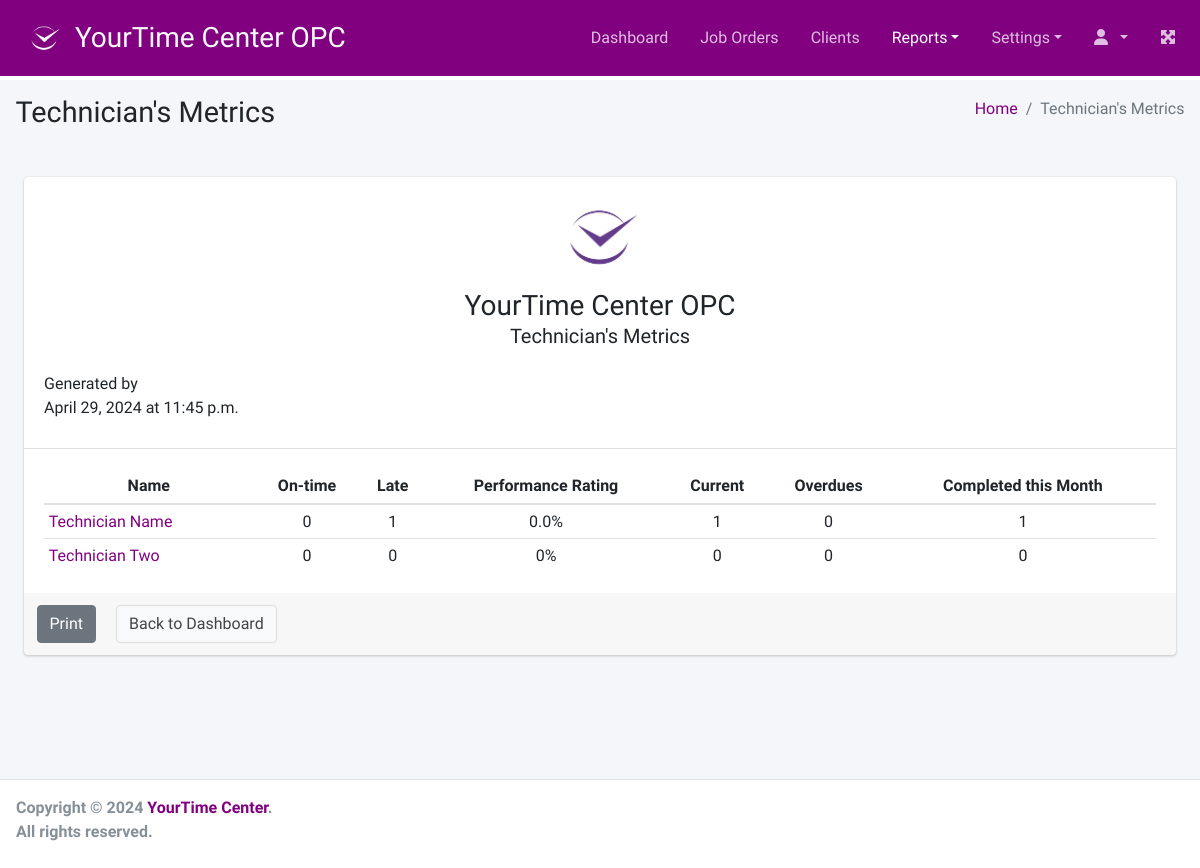
The page /reports/technicians on the database as committed earlier.
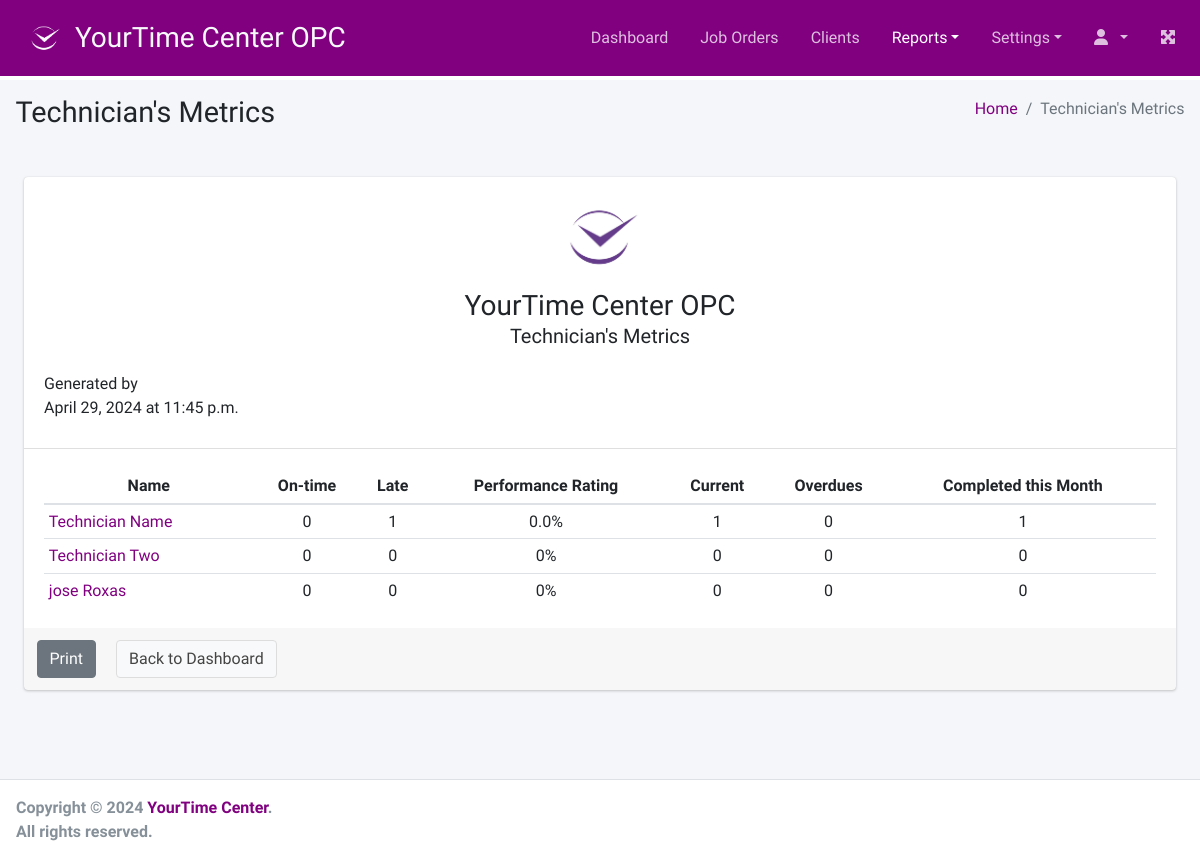
The same page on the database as committed later.
### access/models.py (models this page shows, shortened)
class Employee(models.Model):
    user = models.OneToOneField(User, on_delete=models.CASCADE)
    first_name = models.CharField(max_length=100)
    last_name = models.CharField(max_length=100)
    user_type = models.IntegerField(choices=userTypes)
    created_at = models.DateTimeField(auto_now_add=True)
    updated_at = models.DateTimeField(auto_now=True)
    is_active = models.BooleanField(default=True)
    objects = models.Manager()
    technicians = Technicians()
    def get_delivery_performance_rating(self):
        jo_ontime = JobOrder.closed_on_time.filter(
            assigned_technician=self).count()
        jo_overdue = JobOrder.closed_late.filter(
            assigned_technician=self).count()
        total = jo_ontime + jo_overdue
        return (jo_ontime / total) * 100 if total > 0 else 0
    def ontime_job_orders(self):
        return JobOrder.closed_on_time.filter(assigned_technician=self)
    def overdue_job_orders(self):
        return JobOrder.closed_late.filter(assigned_technician=self)
    def jo_completed_within_the_month(self):
        return JobOrder.objects.filter(assigned_technician=self, closed_at__month=timezone.localdate().month)
    def active_jo(self):
        return JobOrder.objects.filter(assigned_technician=self, closed_at=None)
    def active_overdue(self):
        return JobOrder.objects.filter(assigned_technician=self, closed_at=None, promise_date__lt=timezone.localdate())
    def __str__(self):
        return f'{self.first_name} {self.last_name}'

### report/views.py (the view)
# urls.py: path('technicians', views.technician_metrics, name='tech_metrics'),
def technician_metrics(request):
    technicians = Employee.technicians.all()
    context = {
        'technicians': technicians,
    }
    return render(request, 'report/tech_metrics.html', context=context)

### access/models.py (called while the page is built)
    def get_queryset(self):
        return super().get_queryset().filter(user_type=1).order_by('last_name').order_by('first_name')

### joborder/models.py (called while the page is built)
    def get_queryset(self):
        return super().get_queryset().filter(
            current_status__in=CLOSE_STATUSES).filter(
            closed_at__lte=F('promise_date')).order_by('-pk')

    def get_queryset(self):
        return super().get_queryset().filter(
            current_status__in=CLOSE_STATUSES).filter(
            closed_at__gt=F('promise_date')).order_by('-pk')

### templates/report/tech_metrics.html (shortened to what this page needs)
{% extends '../base.html' %}
{% load static %}
{% load humanize %}
{% load form_tags %}
{% block page_title %}Technician's Metrics{% endblock page_title %}
{% block breadcrumb %}
    <li class="breadcrumb-item"><a href="{% url 'dashboard' %}">Home</a></li>
    <li class="breadcrumb-item active">Technician's Metrics</li>
{% endblock breadcrumb %}
{% block main_content %}
    <div class="card m-4">
        <div class="card-header text-center">
            <img src="{% static 'img/logo-purple.jpg' %}" alt="YourTime Center OPC" class="img-fluid" style="max-width: 100px;">
            <h3>YourTime Center OPC</h3>
            <h5 class="card-subtitle mb-2">Technician's Metrics</h5>
            <div class="card-text mt-4 text-left">
                <p>Generated by {{ user.get_full_name }}<br />
                {% now "F j, Y" %} at {% now "P" %}</p>
            </div>
        </div>
        <div class="card-body">
            <table class="table table-hover table-sm">
                <thead>
                    <tr>
                        <th class="text-center">Name</th>
                        <th class="text-center">On-time</th>
                        <th class="text-center">Late</th>
                        <th class="text-center">Performance Rating</th>
                        <th class="text-center">Current</th>
                        <th class="text-center">Overdues</th>
                        <th class="text-center">Completed this Month</th>
                    </tr>
                </thead>
                <tbody>
                    {% if technicians %}
                        {% for tech in technicians %}
                            <tr>
                                <td>
                                    <a href="#">{{ tech }}</a>
                                </td>
                                <td class="text-center">{{ tech.ontime_job_orders.count }}</td>
                                <td class="text-center">{{ tech.overdue_job_orders.count }}</td>
                                <td class="text-center">{{ tech.get_delivery_performance_rating }}%</td>
                                <td class="text-center">{{ tech.active_jo.count }}</td>
                                <td class="text-center">{{ tech.active_overdue.count }}</td>
                                <td class="text-center">{{ tech.jo_completed_within_the_month.count }}</td>
                            </tr>
                        {% endfor %}
                    {% else %}
                    <tr>
                        <td colspan="7" class="text-center text-muted">No records found.</td>
                    </tr>
                    {% endif %}
                </tbody>
            </table>
        </div>
        <div class="card-footer no-print">
            <div class="row">
                <button type="button" class="btn btn-secondary card-link" onclick="window.print()">Print</button>
                <a href="{% url 'dashboard' %}" class="btn btn-default card-link">Back to Dashboard</a>
            </div>
        </div>
    </div>
{% endblock main_content %}

### templates/base.html (shortened to what this page needs)
{% load static %}
<!DOCTYPE html>
<html lang="en">
<head>
  <link rel="stylesheet" href="https://cdn.jsdelivr.net/npm/bootstrap@4.6.2/dist/css/bootstrap.min.css">
  <link rel="stylesheet" href="https://code.ionicframework.com/ionicons/2.0.1/css/ionicons.min.css">
  <link rel="stylesheet" href="{% static 'dist/css/adminlte.min.css' %}">
  <link rel="stylesheet" type="text/css" href="https://cdnjs.cloudflare.com/ajax/libs/toastr.js/latest/css/toastr.min.css">
  <link rel="stylesheet" href="https://cdn.datatables.net/1.13.7/css/dataTables.bootstrap4.min.css">
  <link rel="stylesheet" href="{% static 'css/style.css' %}">
</head>
<body class="hold-transition layout-top-nav">
<div class="wrapper">
  <nav class="main-header navbar navbar-expand-lg navbar-dark fixed-top bg-theme">
    <a href="{% url 'dashboard' %}" class="brand-link">
        <img src="{% static 'img/logo.png' %}" alt="Logo" class="brand-image my-auto logo">&nbsp;
        <span class="h3 text-light">YourTime Center OPC</span>
    </a>
    <div class="collapse navbar-collapse" id="navbarSupportedContent">
      <ul class="navbar-nav ml-auto">
        {% include 'includes/topmenu.html' %}
        <li class="nav-item">
          <a class="nav-link" data-widget="fullscreen" href="#" role="button"> <i class="fas fa-expand-arrows-alt"></i> </a>
        </li>
      </ul>
    </nav>
  </div>
  <div class="content-wrapper" style="margin-top: 80px;">
    <div class="content-header">
      <div class="container-fluid">
        <div class="row mb-2">
          <div class="col-sm-6">
            <h1 class="m-0">{% block page_title %}{% endblock page_title %}</h1>
          </div>
          <div class="col-sm-6">
            <ol class="breadcrumb float-sm-right">
              {% block breadcrumb %}
              {% endblock breadcrumb %}
            </ol>
          </div>
        </div>
      </div>
    </div>
    {% block main_content %}
    {% endblock main_content %}
  </div>
  <footer class="main-footer no-print pb-2">
    <div class="float-left">
      <strong>Copyright &copy; 2024 <a href="#">YourTime Center</a>.</strong><br>
      <strong>All rights reserved.</strong>
      <br>&nbsp;
    </div>
  </footer>
</body>
</html>

### templates/includes/topmenu.html (shortened to what this page needs)
        <li class="nav-item my-auto">
            <a href="{% url 'dashboard' %}" class="nav-link" id="menu_dashboard">Dashboard</a>
        </li>
        <li class="nav-item my-auto">
            <a href="{% url 'jo_list' %}" class="nav-link" id="menu-jo">Job Orders</a>
        </li>
        <li class="nav-item my-auto">
            <a href="{% url 'client_list' %}" class="nav-link" id="menu-clients">Clients</a>
        </li>
        <li class="nav-item dropdown my-auto" id="menu-reports">
            <a id="dropdownReports" href="#" data-toggle="dropdown" aria-haspopup="true" aria-expanded="false" class="nav-link dropdown-toggle">Reports</a>
        </li>
        <li class="nav-item dropdown my-auto" id="menu-settings">
            <a id="dropdownSettings" href="#" data-toggle="dropdown" aria-haspopup="true" aria-expanded="false" class="nav-link dropdown-toggle">Settings</a>
        </li>
        <li class="nav-item dropdown my-auto" id="menu-account">
            <a id="dropdownAccount" href="#" data-toggle="dropdown" aria-haspopup="true" aria-expanded="false" class="nav-link dropdown-toggle"><i class="fa fa-user" aria-hidden="true"></i>&nbsp;&nbsp;{{ request.user.username|title }}</a>
        </li>

### static/css/style.css (style rules this page uses)
body { --primary-color: #800080; --secondary-color: #ADFF2F; }
a { color: var(--primary-color); }
.logo { border-radius: 50%; height: 64px; width: 64px; }
.navbar { border-bottom: none !important; }
.bg-theme { background-color: var(--primary-color) !important; }

Rows that differ between the two databases and show on the page:
added Employee: first_name+last_name "jose Roxas", ontime_job_orders.count "0", overdue_job_orders.count "0", get_delivery_performance_rating "0", active_jo.count "0", active_overdue.count "0", jo_completed_within_the_month.count "0"
